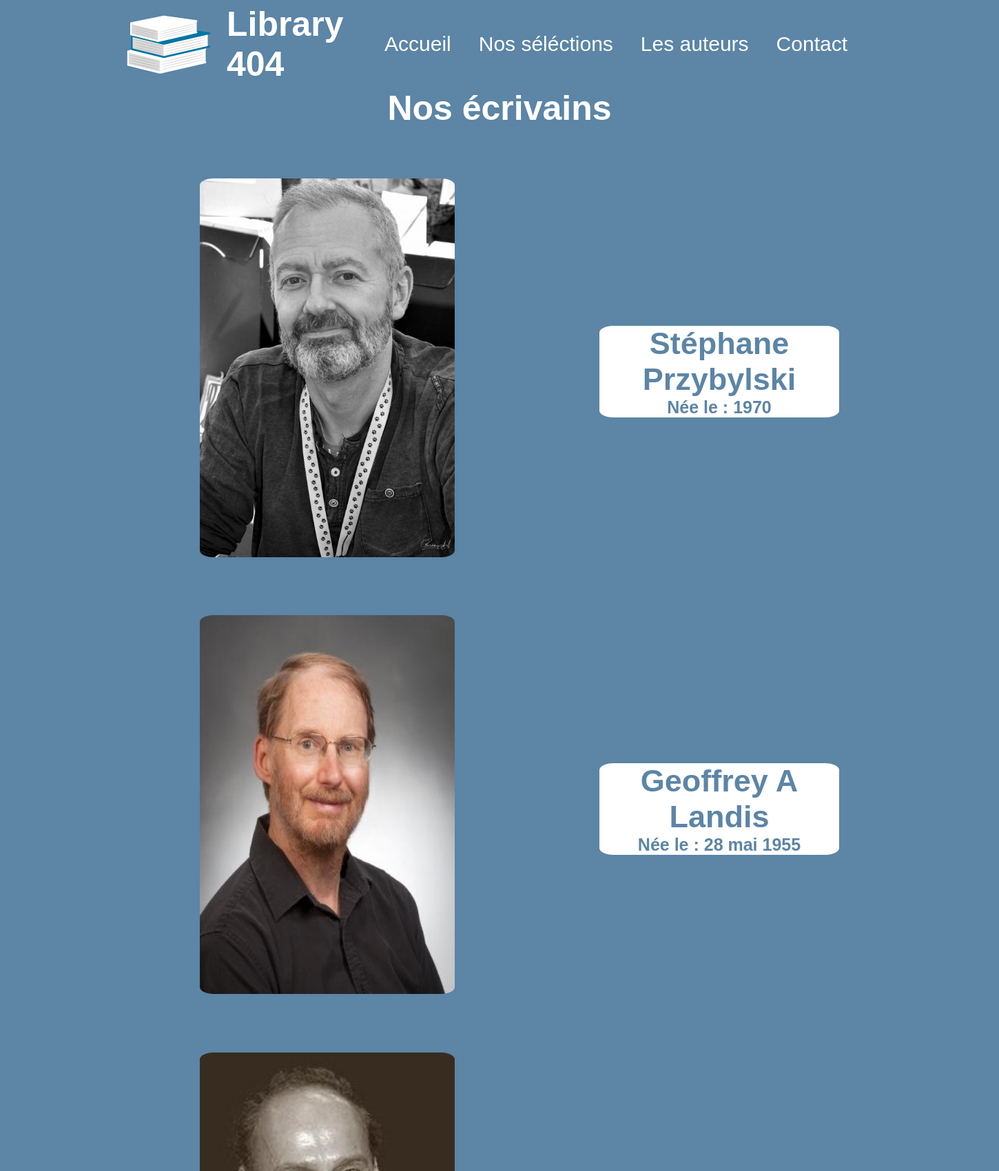
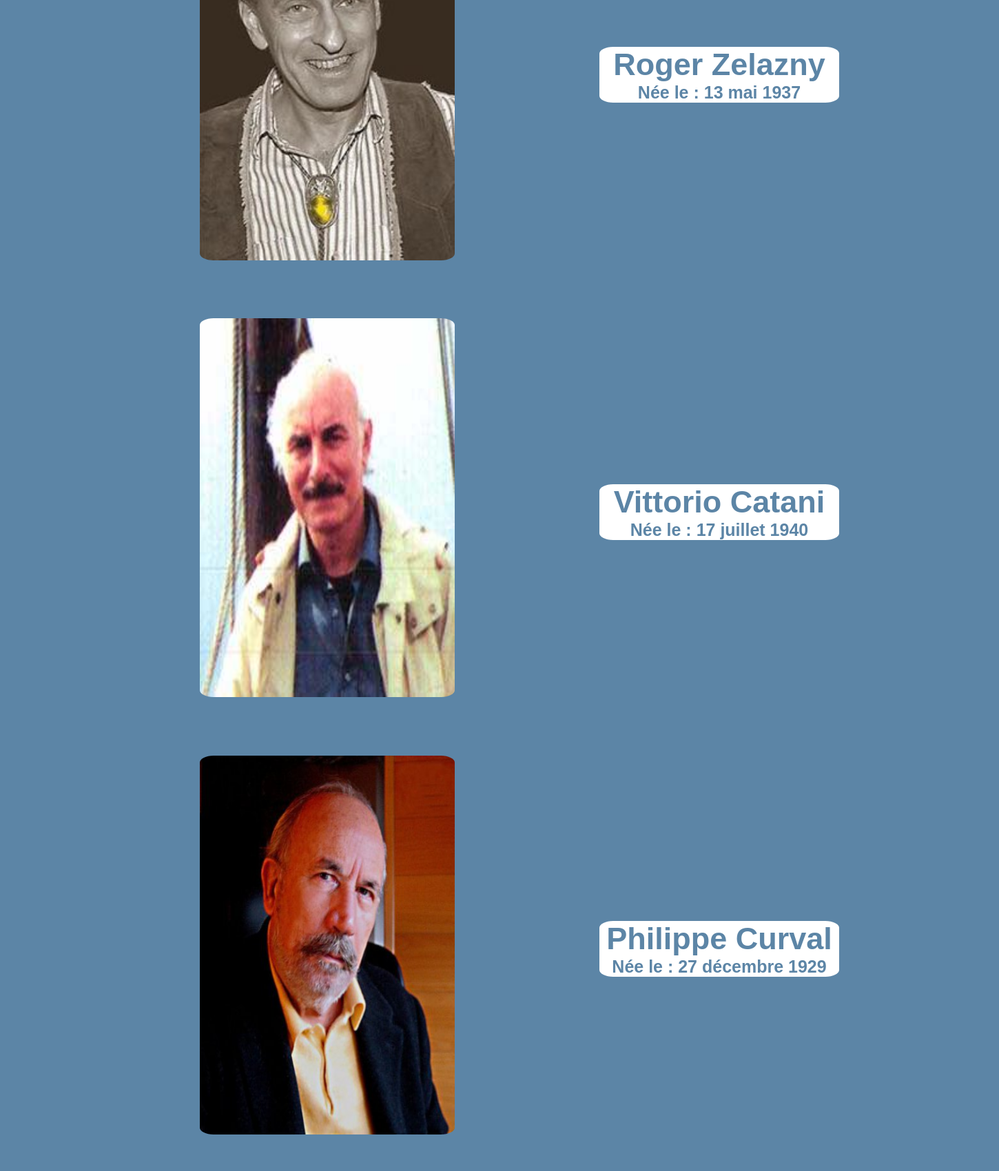
The app's page /ecrivains.php (upper part) with its own data (2 pictures, top to bottom).
### tables this page shows
CREATE TABLE IF NOT EXISTS `auteur` (
  `idPersonne` int(11) NOT NULL,
  `idLivre` varchar(15) NOT NULL
);

CREATE TABLE IF NOT EXISTS `personne` (
  `id` int(11) NOT NULL AUTO_INCREMENT,
  `nom` varchar(150) NOT NULL,
  `prenom` varchar(150) DEFAULT NULL,
  `ddn` text NOT NULL,
  PRIMARY KEY (`id`)
);

### ecrivains.php (the view)
<?php
require "header.php";
require "config.php";
$biblio = $bdd->query('SELECT * FROM livre JOIN auteur ON auteur.idPersonne=livre.auteur
                                           JOIN personne ON personne.id=auteur.idPersonne');
$biblio->setFetchmode(PDO::FETCH_ASSOC);
?>
<link rel="stylesheet" href="<?php echo $CONFIG['root_path']; ?>css/ecrivains.css">
<body>
  <h1 class="titre">Nos écrivains<h1>
    <?php foreach ($biblio as $row){
      $couverture = "image/ecrivains/". $row['idPersonne'].".jpg";
      ?>
      <div class="container">
      <a href="livre.php?isbn=<?php echo $row['isbn'];?>"><img class="img1" src="<?php echo $couverture ?>"></a>
      <div class="texte">
      <p><?php echo $row['nom']." ".$row['prenom'];?></p>
      <div class=texte2>
      <p>Née le : <?php echo $row['ddn'];?></p>
      </div>
      </div>
      </div>
    <?php }?>
</body>
<?php
require "footer.php";
 ?>
 </html>

### css/header.css (style rules this page uses)
* { margin: 0; padding: 0; }
h1 { font-family: arial, bold; font-size: 50px; color: white; }
body { background-color: #5C85A6; }

### css/ecrivains.css (style rules this page uses)
* { margin : 0; padding : 0; }
.titre { text-align: center; }
.img1 { width: 370px; height: 550px; border-radius : 20px 20px / 10px 10px; }
.container { display: grid; grid-template-columns: repeat(2 , 40%); width: 100%; align-items: center; margin-left: 20%; margin-top: 5%; margin-bottom: 5%; }
.texte { background-color: white; width: 60%; border-radius : 20px 20px / 10px 10px; font-family: arial; font-size: 45px; color:#5C85A6; text-align: center; }
.texte2 { font-size: 25px; }

### css/footer.css (style rules this page uses)
a { text-decoration: none; color: #5C85A6; }

### records on screen
auteur: shows a picture, idPersonne.nom "Stéphane", idPersonne.prenom "Przybylski", idPersonne.ddn "1970"
auteur: shows a picture, idPersonne.nom "Geoffrey A", idPersonne.prenom "Landis", idPersonne.ddn "28 mai 1955"
auteur: shows a picture, idPersonne.nom "Roger", idPersonne.prenom "Zelazny", idPersonne.ddn "13 mai 1937"
auteur: shows a picture, idPersonne.nom "Vittorio", idPersonne.prenom "Catani", idPersonne.ddn "17 juillet 1940"
auteur: shows a picture, idPersonne.nom "Philippe", idPersonne.prenom "Curval", idPersonne.ddn "27 décembre 1929"
